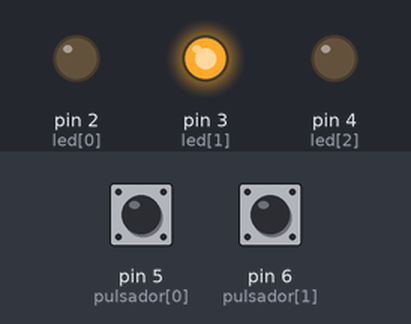
Bench run of a program on a simulated Arduino Uno, built with avr-gcc and run on an emulated ATmega328P. On the bench: output pins drawn as LEDs (lit = HIGH). The test bench sets the inputs (shaded band); at power-on: pin 5 (pulsador[0]) HIGH, pin 6 (pulsador[1]) HIGH.

Above: at 0.2 s.
At 0.7 s:
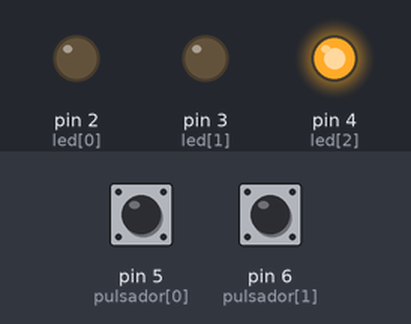
At 2.7 s:
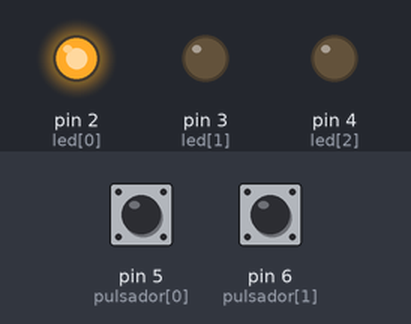
Timing chart, 0 to 3.5 s (numbered marks = the images above):
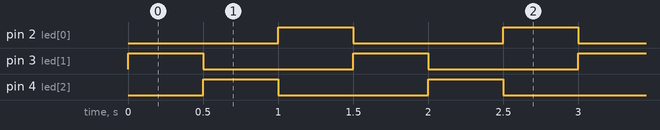

The program:

main.cpp
```cpp
/*Programa simple que cumple con lo pedido
#include <Arduino.h>

void setup()
{
  pinMode(2, OUTPUT);
  pinMode(3, OUTPUT);
  pinMode(4, OUTPUT);
  pinMode(5, INPUT_PULLUP);
  pinMode(6, INPUT_PULLUP);
}

int sentido = 0;

void loop()
{
  if (digitalRead(5) == LOW)
  {
    sentido = 0;
  }
  else if (digitalRead(6) == LOW)
  {
    sentido = 1;
  }

  if (sentido == 0)
  {
    digitalWrite(2,HIGH);
    delay(500);
    digitalWrite(2,LOW);
    digitalWrite(3,HIGH);
    delay(500);
    digitalWrite(3,LOW);
    digitalWrite(4,HIGH);
    delay(500);
    digitalWrite(4,LOW);
  }
  else
  {
    digitalWrite(4,HIGH);
    delay(500);
    digitalWrite(4,LOW);
    digitalWrite(3,HIGH);
    delay(500);
    digitalWrite(3,LOW);
    digitalWrite(2,HIGH);
    delay(500);
    digitalWrite(2,LOW);
  }
}
*/

//Version con mejoras para satisfacer las preguntas planteadas y buenas prácticas de programación
#include <Arduino.h>
#define N_LED 		3   //Cantidad de leds
#define N_PULSADOR 	2 //Cantidad de pulsadores
#define T_ON		500   //tiempo aprox de encendido de cada LED
#define ASCENDENTE 0  //Sentido de la secuencia de encendido leds LED1-LED2-LED3
#define DESCENDENTE 1 //Sentido de la secuencia de encendido leds LED3-LED2-LED1

int led [N_LED] = {2, 3, 4};          //Arreglo con los pines donde estarán conectados los leds
int pulsador [N_PULSADOR] = {5, 6};   //Arreglo con los pines donde estarán conectados los pulsadores
int estado = 0, sentido = 0;

void setup()
{
  //Configuración de los pines de salida
	for(int i = 0; i < N_LED; i++){
		pinMode(led[i], OUTPUT);
	}
	//Configuración de los pines de entrada
	for(int i = 0; i < N_PULSADOR; i++){
		pinMode(pulsador[i], INPUT_PULLUP);
	}
}

void loop()
{
  //Si se presiona alguno de los pulsadores se asigna el sentido correspondiente
  if (digitalRead(pulsador[0]) == LOW)
  {
    sentido = ASCENDENTE;
  }
  else if (digitalRead(pulsador[1]) == LOW)
  {
    sentido = DESCENDENTE;
  }

  //Segun el sentido se incrementa o decrementa la variable i
  if (sentido == ASCENDENTE)
  {
    digitalWrite(led[estado], LOW); //Apaga el led actualmente encendio
    estado++;                     //Cambia de estado
    if ( estado >= N_LED ){       //Si llegó al último led...
      estado = 0;                 //...vuelve a comenzar
    }
    digitalWrite(led[estado], HIGH); //Enciende el led correspondiente
  }
    else
  {
    digitalWrite(led[estado], LOW); //Apaga el led actualmente encendido
    estado--;                     //Cambia de estado
    if ( estado < 0 ){            //Si llegó al primer led...
      estado = (N_LED-1);             //...vuelve al último
    }
    digitalWrite(led[estado], HIGH); //Enciende el led correspondiente
  }
  delay(T_ON);	//Retardo para que el led permanezca encendido. A este tiempo se le suma lo que tarda la ejecución de un ciclo del loop
}
```

Measured:
- by itself, pin 2 (led[0]), pin 3 (led[1]), pin 4 (led[2]): alternates HIGH for 0.50 s and LOW for 1.0 s
- by itself, everything shown: repeats every 1.5 s, in 3 steps
